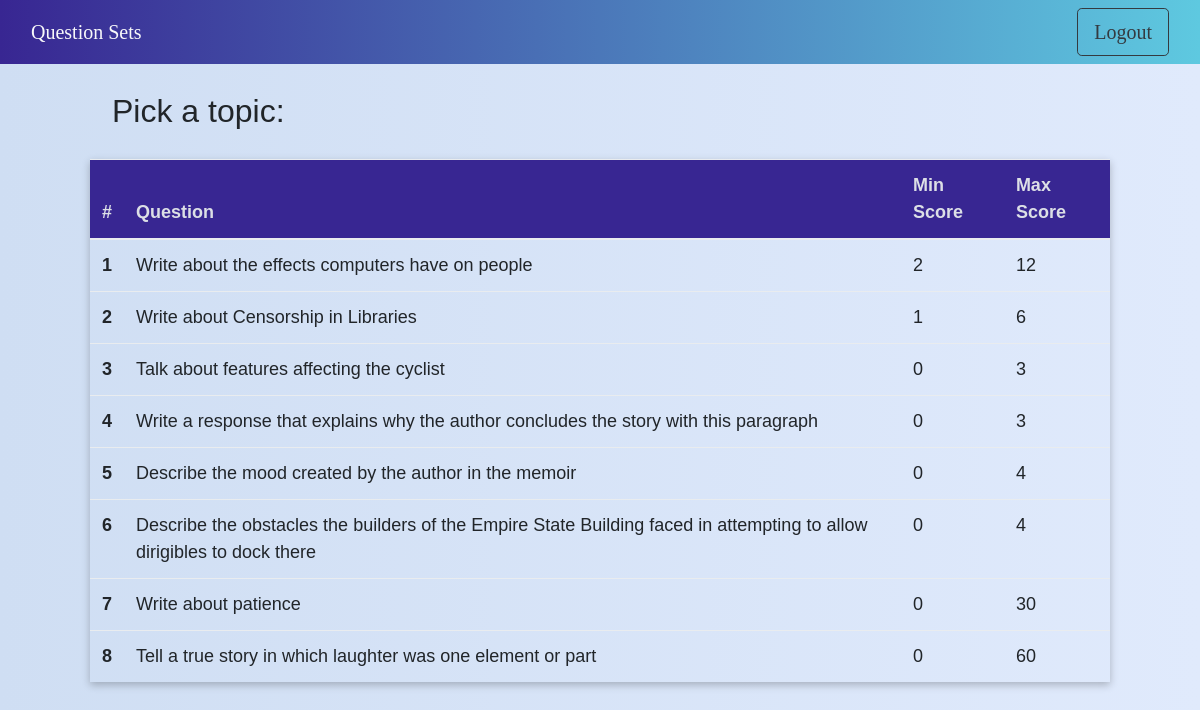
Screenshot of / (signed in) with the database file from the repository.
### app.py (models this page shows)
class Prompts(db.Model):
    id = db.Column(db.Integer, primary_key=True)
    question = db.Column(db.String(100))
    description = db.Column(db.String(200))
    min_marks = db.Column(db.Integer)
    max_marks = db.Column(db.Integer)
    source_essay = db.Column(db.String(100))

### app.py (the view)
@app.route('/', methods=['GET'])
def index():
    if session.get('isTeacher'):
        return render_template('teacher_portal.html', res= '')
    elif session.get('logged_in'):
        prs = Prompts.query.all()
        return render_template('home.html', prompts = prs)
    else:
        return render_template('index.html', message="Hello!")

### templates/home.html (shortened to what this page needs)
{% extends 'base.html' %}
{% block content %}
<body>
	<div class="limiter">
		<nav class="navbar navbar-expand-lg bg-nav-grad">
			<div class="container-fluid">
			<p class="navbar-brand text-light" href="#">Question Sets</p>
			<a class="btn btn-outline-dark btn-lg" href="/logout">Logout</a>
			</div>
		</nav>
		<h2 class="display-5" style="padding-left: 112px; padding-top: 30px; padding-bottom: 30px;">
			Pick a topic:
		</h2>
		<table class="table testwrap" style="margin: auto; width: 85%; font-size: large;">
			<thead>
				<tr style="background-color: #382692; -webkit-text-fill-color: #dcdfe6; font-weight: 900;">
					<th scope="col">#</th>
					<th scope="col">Question</th>
					<th scope="col">Min Score</th>
					<th scope="col">Max Score</th>
				</tr>
			</thead>
			{% for prompt in prompts %}
				<tr class="clickable-row" data-href="/prompt/{{prompt.id}}">
					<th scope="row">{{ prompt.id }}</th>
					<td>{{ prompt.question}}</td>
					<td>{{ prompt.min_marks }}</td>
					<td>{{ prompt.max_marks }}</td>
				</tr>
			{% endfor %}
		</table>
	</div>
</body>
{% endblock %}

### templates/base.html (shortened to what this page needs)
<!DOCTYPE html>
<html lang="en">
<head>
	<link rel="stylesheet" type="text/css" href="{{ url_for('static', filename='vendor/bootstrap/css/bootstrap.min.css')}}">
	<link rel="stylesheet" type="text/css" href="{{ url_for('static', filename='fonts/font-awesome-4.7.0/css/font-awesome.min.css')}}">
	<link rel="stylesheet" type="text/css" href="{{ url_for('static', filename='fonts/Linearicons-Free-v1.0.0/icon-font.min.css')}}">
	<link rel="stylesheet" type="text/css" href="{{ url_for('static', filename='vendor/animate/animate.css')}}">
	<link rel="stylesheet" type="text/css" href="{{ url_for('static', filename='vendor/css-hamburgers/hamburgers.min.css')}}">
	<link rel="stylesheet" type="text/css" href="{{ url_for('static', filename='vendor/animsition/css/animsition.min.css')}}">
	<link rel="stylesheet" type="text/css" href="{{ url_for('static', filename='vendor/select2/select2.min.css')}}">
	<link rel="stylesheet" type="text/css" href="{{ url_for('static', filename='vendor/daterangepicker/daterangepicker.css')}}">
	<link rel="stylesheet" type="text/css" href="{{ url_for('static', filename='css/util.css')}}">
	<link rel="stylesheet" type="text/css" href="{{ url_for('static', filename='css/main.css')}}">
</head>
<body class="bg-grad">
{% block content %}{% endblock %}
</body>
</html>

### static/css/main.css (style rules this page uses)
.bg-grad { background: #E0EAFC; background: -webkit-linear-gradient(to right, #CFDEF3, #E0EAFC); background: linear-gradient(to right, #CFDEF3, #E0EAFC); }
.bg-nav-grad { background: #00d2ff; background: -webkit-linear-gradient(to right, #928DAB, #00d2ff); background: linear-gradient(to right, #382692, #5ec9e0); }
* { margin: 0px; padding: 0px; box-sizing: border-box; }
body, html { height: 100%; font-family: Ubuntu-Regular, sans-serif; }
a { font-family: Ubuntu-Regular; font-size: 30px; line-height: 1.7; color: #666666; margin: 0px; transition: all 0.4s; -webkit-transition: all 0.4s; -o-transition: all 0.4s; -moz-transition: all 0.4s; }
h1, h2, h3, h4, h5, h6 { margin: 0px; }
p { font-family: Ubuntu-Regular; font-size: 14px; line-height: 1.7; color: #666666; margin: 0px; }
.limiter { width: 100%; margin: 0 auto; }
.testwrap { box-shadow: rgba(0, 0, 0, 0.24) 0px 3px 8px; }

### rows the page displays
Prompts: id "1", question "Write about the effects computers have on people", min_marks "2", max_marks "12"
Prompts: id "2", question "Write about Censorship in Libraries", min_marks "1", max_marks "6"
Prompts: id "3", question "Talk about features affecting the cyclist", min_marks "0", max_marks "3"
Prompts: id "4", question "Write a response that explains why the author concludes the story with this paragraph", min_marks "0", max_marks "3"
Prompts: id "5", question "Describe the mood created by the author in the memoir", min_marks "0", max_marks "4"
Prompts: id "6", question "Describe the obstacles the builders of the Empire State Building faced in attempting to allow dirigibles to dock there", min_marks "0", max_marks "4"
Prompts: id "7", question "Write about patience", min_marks "0", max_marks "30"
Prompts: id "8", question "Tell a true story in which laughter was one element or part", min_marks "0", max_marks "60"
